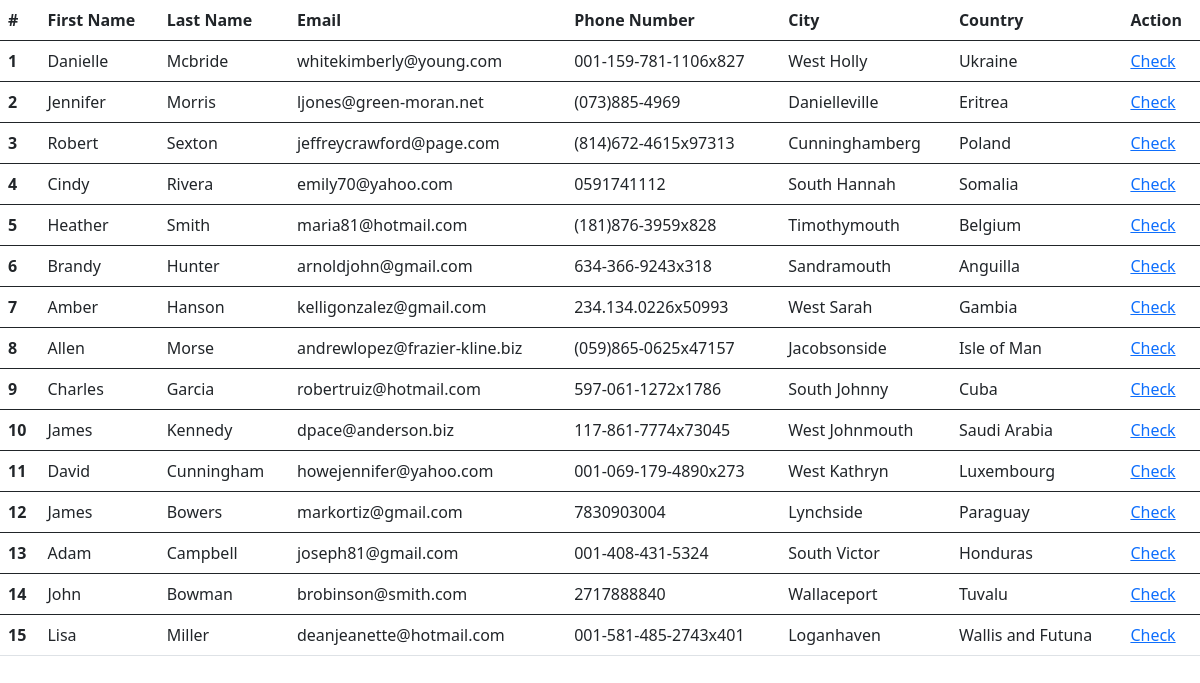
Screenshot of /customer/ with the database file from the repository.
### rent/models.py (models this page shows, shortened)
class Customer(models.Model):
    first_name = models.CharField(max_length=20)
    last_name = models.CharField(max_length=20)
    email = models.EmailField(max_length=254)
    phone_number = models.CharField(max_length=20)
    address = models.CharField(max_length=40)
    city = models.CharField(max_length=30)
    country = models.CharField(max_length=20)

### rent/views.py (the view)
# urls.py: path('customer/', views.customer, name='customers'),
def customer(request, id=None):
    if id == None:
        return render(request, 'customer.html', {'Customers': Customer.objects.all()})
    else:
        return render(request, 'customer.html', {'Customer': Customer.objects.get(pk=id)})

### rent/templates/customer.html
{% extends 'base.html' %}
{% block content %}
<table class="table table-hover">
    <thead>
      <tr>
        <th scope="col">#</th>
        <th scope="col">First Name</th>
        <th scope="col">Last Name</th>
        <th scope="col">Email</th>
        <th scope="col">Phone Number</th>
        <th scope="col">City</th>
        <th scope="col">Country</th>
        <th scope="col">Action</th>
      </tr>
    </thead>
    {% for customer in Customers %}
    <tbody>
      <tr>
        <th scope="row">{{customer.id}}</th>
        <td>{{customer.first_name}}</td>
        <td>{{customer.last_name}}</td>
        <td>{{customer.email}}</td>
        <td>{{customer.phone_number}}</td>
        <td>{{customer.city}}</td>
        <td>{{customer.country}}</td>
        <td><a href="">Check</a></td>
      </tr>
    </tbody>
    {% endfor %}
  </table>
{% endblock %}

### rent/templates/base.html (shortened to what this page needs)
<!DOCTYPE html>
<html lang="en">
<head>
    <link href="https://cdn.jsdelivr.net/npm/bootstrap@5.0.0-beta2/dist/css/bootstrap.min.css" rel="stylesheet">
</head>
<body>
    {% block content %}
    {% endblock %}
</body>
</html>

### rows the page displays
Customer: id "1", first_name "Danielle", last_name "Mcbride", email "whitekimberly@young.com", phone_number "001-159-781-1106x827", city "West Holly", country "Ukraine"
Customer: id "2", first_name "Jennifer", last_name "Morris", email "ljones@green-moran.net", phone_number "(073)885-4969", city "Danielleville", country "Eritrea"
Customer: id "3", first_name "Robert", last_name "Sexton", email "jeffreycrawford@page.com", phone_number "(814)672-4615x97313", city "Cunninghamberg", country "Poland"
Customer: id "4", first_name "Cindy", last_name "Rivera", email "emily70@yahoo.com", phone_number "0591741112", city "South Hannah", country "Somalia"
Customer: id "5", first_name "Heather", last_name "Smith", email "maria81@hotmail.com", phone_number "(181)876-3959x828", city "Timothymouth", country "Belgium"
Customer: id "6", first_name "Brandy", last_name "Hunter", email "arnoldjohn@gmail.com", phone_number "634-366-9243x318", city "Sandramouth", country "Anguilla"
Customer: id "7", first_name "Amber", last_name "Hanson", email "kelligonzalez@gmail.com", phone_number "234.134.0226x50993", city "West Sarah", country "Gambia"
Customer: id "8", first_name "Allen", last_name "Morse", email "andrewlopez@frazier-kline.biz", phone_number "(059)865-0625x47157", city "Jacobsonside", country "Isle of Man"
Customer: id "9", first_name "Charles", last_name "Garcia", email "robertruiz@hotmail.com", phone_number "597-061-1272x1786", city "South Johnny", country "Cuba"
Customer: id "10", first_name "James", last_name "Kennedy", email "dpace@anderson.biz", phone_number "117-861-7774x73045", city "West Johnmouth", country "Saudi Arabia"
Customer: id "11", first_name "David", last_name "Cunningham", email "howejennifer@yahoo.com", phone_number "001-069-179-4890x273", city "West Kathryn", country "Luxembourg"
Customer: id "12", first_name "James", last_name "Bowers", email "markortiz@gmail.com", phone_number "7830903004", city "Lynchside", country "Paraguay"
Customer: id "13", first_name "Adam", last_name "Campbell", email "joseph81@gmail.com", phone_number "001-408-431-5324", city "South Victor", country "Honduras"
Customer: id "14", first_name "John", last_name "Bowman", email "brobinson@smith.com", phone_number "2717888840", city "Wallaceport", country "Tuvalu"
Customer: id "15", first_name "Lisa", last_name "Miller", email "deanjeanette@hotmail.com", phone_number "001-581-485-2743x401", city "Loganhaven", country "Wallis and Futuna"
